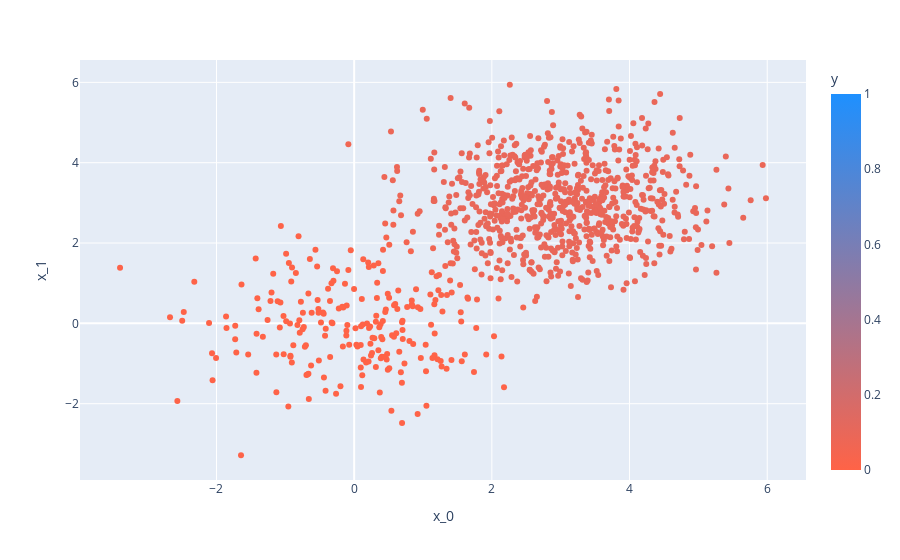

Notebook cell for this chart:
### Code cell
plot_x_y_proba(test_xs, test_ys_prob)

### Figure 1 — Plotly figure (JSON) as saved in the notebook; plotly's stock layout.template omitted (floating-point values rounded to 4 significant figures; data arrays with more than 128 entries replaced by an {"elided": "..."} marker saying what was removed)
{"data": [{"hovertemplate": "x_0=%{x}<br>x_1=%{y}<br>y=%{marker.color}<extra></extra>", "legendgroup": "", "marker": {"color": {"elided": "1000 float values"}, "coloraxis": "coloraxis", "symbol": "circle"}, "mode": "markers", "name": "", "orientation": "v", "showlegend": false, "type": "scatter", "x": {"elided": "1000 float values"}, "xaxis": "x", "y": {"elided": "1000 float values"}, "yaxis": "y"}], "layout": {"coloraxis": {"cmax": 1, "cmin": 0, "colorbar": {"title": {"text": "y"}}, "colorscale": [[0, "#FF6347"], [1, "#1E90FF"]]}, "legend": {"tracegroupgap": 0}, "margin": {"t": 60}, "xaxis": {"anchor": "y", "domain": [0, 1], "title": {"text": "x_0"}}, "yaxis": {"anchor": "x", "domain": [0, 1], "title": {"text": "x_1"}}}}
